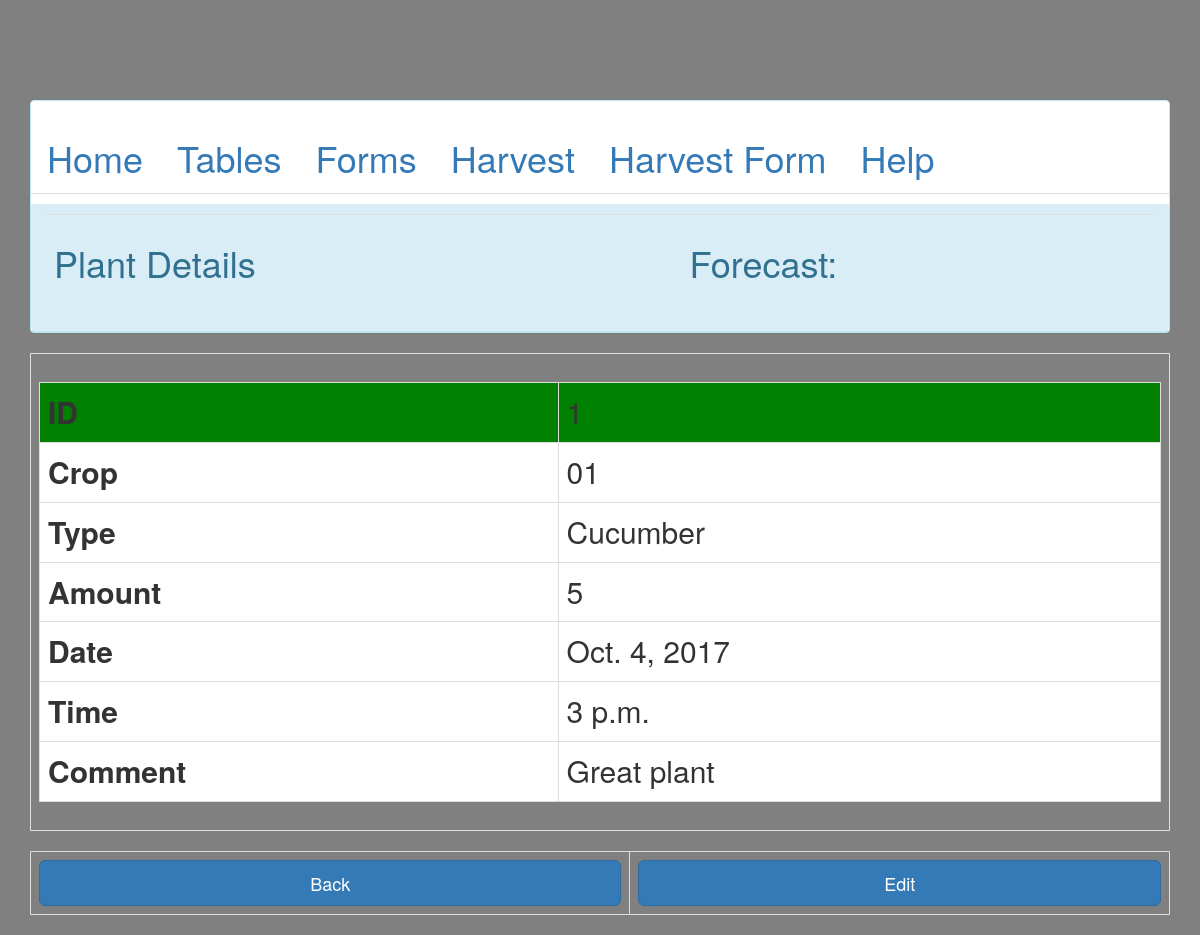
/aquaponics/cropdetail/1/, run on the app's committed database.
### aquaponics/models.py (models this page shows, shortened)
class plant(models.Model):
	crop = models.CharField(max_length=15)
	plant_type = models.ForeignKey(plant_type, on_delete=models.CASCADE)
	amount = models.IntegerField()
	plant_date = models.DateField('Date Planted')
	plant_time = models.TimeField('Time Planted')
	comment = models.TextField(null=True, blank=True)

class plant_type(models.Model):
	plant_name = models.CharField(max_length = 100)
	comment = models.TextField(null=True, blank=True)
	def __str__(self):
		return self.plant_name

### aquaponics/views.py (the view)
# urls.py: url(r'^cropdetail/(?P<id>\d+)/$', forms_detail, name='forms_detail'),
def forms_detail(request, id):
    instance = get_object_or_404(plant, id=id)
    context = {
        "instance": instance,
        "forecast":forecast,
        "icon":icon,
    }
    return render(request, 'crop_detail.html', context)

### templates/crop_detail.html
{%extends "base1.html"%}
{% load staticfiles %}
{%block title%}
Plant Details
{%endblock%}
{%block 1%}
<table class="table table-bordered" >
<tr>
<td>
<h2>
<table class="table table-bordered " style="width:100%">
<tr bgcolor="green">
<th>ID</th><td>{{instance.id}}</td>
</tr>
<tr>
<th>Crop</th><td>{{instance.crop}}</td>
</tr>
<tr>
<th>Type</th><td>{{instance.plant_type}}</td>
</tr>
<tr>
<th>Amount</th><td>{{instance.amount}}</td>
</tr>
<tr>
<th>Date</th><td>{{instance.plant_date}}</td>
</tr>
<tr>
<th>Time</th><td>{{instance.plant_time}}</td>
</tr>
<tr>
<th>Comment</th><td>{{instance.comment}}</td>
</tr>
</table>
</h2>
</td>
</tr>
</table>
<table class="table table-bordered" >
<tr>
<td>
<form method = 'POST' action =''>{% csrf_token %}
<input type="button" class="btn btn-primary btn-block btn-lg" value="Back" onclick="javascript:history.go(-1);" class="btn btn-primary"/>
</form>
</td>
<td>
<form method = 'GET' action ="editcrops">{% csrf_token %}
<button type="submit" class="btn btn-primary btn-block btn-lg">Edit</button>
</form>
</td>
</tr>
</table>
{%endblock%}

### data on the page
plant: id "1", crop "01", plant_type "Cucumber", amount "5", plant_date "Oct. 4, 2017", plant_time "3 p.m.", comment "Great plant"
